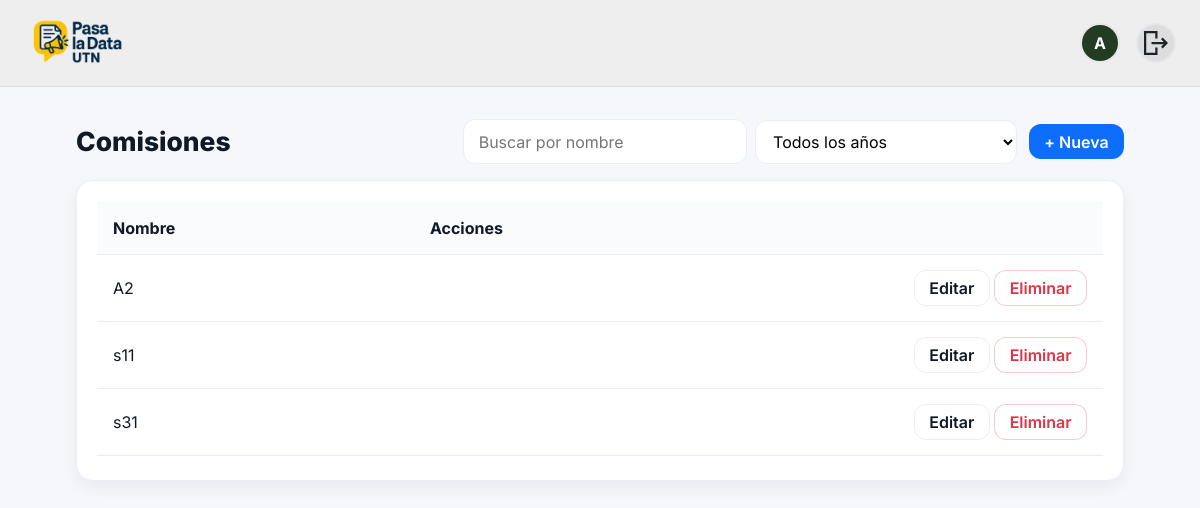
The app's page /academics/admin/comisiones/ (signed in) with its own data.
### people/models.py (models this page shows, shortened)
class User(AbstractUser):
    class Role(models.TextChoices):
        ALUMNO = "ALU", "Alumno"
        PROFESOR = "PRO", "Profesor"
        ADMIN = "ADM", "Administrador"
    rol = models.CharField(max_length=3, choices=Role.choices)
    legajo = models.CharField(max_length=20, unique=True, null=True, blank=True)  # solo alumnos
    username = models.CharField(max_length=150, blank=True, default='')
    imagen_perfil = models.ImageField(
        upload_to="profiles/", null=True, blank=True
    )

### academics/models.py (models this page shows, shortened)
class Comision(models.Model):
    nombre = models.CharField(max_length=120, unique=True)
    icono = models.CharField(max_length=4096, blank=True, null=True)
    imagen = models.ImageField(upload_to="materias/", blank=True, null=True)
    active = models.BooleanField(default=True)
    class Meta:
        ordering = ["nombre"]
        verbose_name = "Comisión"

### academics/views.py (the view)
# urls.py: path("admin/comisiones/", views.comision_list, name="comision_list"),
@login_required
def comision_list(request):
    q = (request.GET.get("q") or "").strip()
    year = (request.GET.get("year") or "").strip()
    qs = Comision.objects.filter(active=True).order_by("nombre")
    if q:
        qs = qs.filter(nombre__icontains=q)
    if year.isdigit():
        year_int = int(year)
        subq = MateriaComisionAnio.objects.filter(comision_id=OuterRef("pk"), anio=year_int)
        qs = qs.annotate(has_year=Exists(subq)).filter(has_year=True)
    years = (MateriaComisionAnio.objects.order_by("-anio")
                .values_list("anio", flat=True).distinct())
    return render(request, "academics/comision_list_admin.html", {
        "comisiones": qs,
        "q": q,
        "years": years,
        "selected_year": int(year) if year.isdigit() else None,
        "create_url": "academics:comision_create",
        "update_name": "academics:comision_update",
        "delete_name": "academics:comision_delete",
        "ICON_MAP": ICON_MAP,
    })

### academics/templates/academics/comision_list_admin.html (shortened to what this page needs)
{% extends "base.html" %}
{% load static %}
{% block extra_head %}
<link rel="stylesheet" href="{% static 'academics/css/academics.css' %}">
{% endblock %}
{% block content %}
<div class="ap-wrap">
  <div class="ap-toolbar">
    <h1 class="ap-title">Comisiones</h1>
    <div class="ap-actions">
      <form method="get" class="ap-search" style="display:flex; gap:.5rem; align-items:center;">
        <input type="text" name="q" value="{{ q }}" placeholder="Buscar por nombre">
        <select name="year" class="ap-select" onchange="this.form.submit()">
          <option value="">Todos los años</option>
        </select>
      </form>
      <a href="{% url create_url %}" class="ap-btn ap-btn-primary">+ Nueva</a>
    </div>
  </div>
  <div class="ap-card ap-table-wrap">
    <table class="ap-table">
      <thead>
        <tr>
          <th>Nombre</th>
          <th class="ap-right">Acciones</th>
        </tr>
      </thead>
      <tbody>
        {% for c in comisiones %}
          <tr>
            <td class="ap-name">{{ c.nombre }}</td>
            <td class="ap-right">
              <a href="{% url update_name c.id %}" class="ap-btn ap-btn-light">Editar</a>
              <a href="{% url delete_name c.id %}" class="ap-btn ap-btn-danger">Eliminar</a>
            </td>
          </tr>
        {% empty %}
          <tr><td colspan="2" class="ap-muted">No hay comisiones para los filtros aplicados.</td></tr>
        {% endfor %}
      </tbody>
    </table>
  </div>
</div>
{% endblock %}

### templates/partials/_navbar.html
{% load static %}
<header class="navbar">
  <div class="navbar__inner container-narrow">
    <a class="navbar__brand"
       href="{% if request.user.is_authenticated and request.user.rol == 'ADM' %}
                {% url 'academics:admin_panel' %}
              {% else %}
                {% url 'academics:home' %}
              {% endif %}">
      <img class="navbar__logo" src="{% static 'img/logo.png' %}" alt="Pasa la Data UTN">
    </a>
    <div class="navbar__right">
      {% if request.user.is_authenticated %}
        {% if request.user.rol != "ADM" %}
          <a class="nav-avatar" href="{% url 'people:perfil' %}" title="Mi perfil">
            {% if request.user.imagen_perfil %}
              <img src="{{ request.user.imagen_perfil.url }}" alt="Foto de perfil">
            {% else %}
              <span class="nav-avatar__fallback">
                {{ request.user.get_short_name|default:request.user.username|slice:":1"|upper }}
              </span>
            {% endif %}
          </a>
        {% endif %}
        <a class="nav-avatar" href="{% url 'people:logout' %}" title="Cerrar sesión">
          <img src="{% static 'img/logout.svg' %}" alt="Cerrar sesión" class="logout-icon">
        </a>
      {% else %}
        <a class="btn btn-light btn-sm" href="{% url 'people:register' %}">Registrate</a>
        <a class="btn btn-light btn-sm" href="{% url 'people:login' %}">Iniciar sesión</a>
      {% endif %}
    </div>
  </div>
</header>

### static/css/app.css (style rules this page uses)
html, body { margin: 0; padding: 0; }
header.navbar { background: #efeeee; position: sticky; top: 0; z-index: 50; border-bottom: 1px solid rgba(0,0,0,.08); width: 100%; margin: 0; border-radius: 0 !important; }
.container-narrow { max-width: none; width: 100%; padding: 0 24px; box-sizing: border-box; }
.navbar__inner { display: flex; align-items: center; height: 70px; }
.navbar__brand { display: flex; align-items: center; }
.navbar__logo { height: 105px; width: auto; display: block; object-fit: contain; }
.navbar__right { margin-left: auto; display: flex; align-items: center; gap: 16px; }
:root { --font-ui: "Inter", system-ui, -apple-system, "Segoe UI", Roboto, Helvetica, Arial, sans-serif; }
html { font-family: var(--font-ui) !important; line-height: 1.5; }
body, input, select, textarea, button { font-family: inherit !important; }
*, *::before, *::after { font-kerning: normal; }
header.navbar .nav-avatar { width: 40px; height: 40px; border-radius: 50%; overflow: hidden; display: inline-flex; align-items: center; justify-content: center; text-decoration: none; background: #ddd; color: #333; border: 2px solid #e5e7eb; flex-shrink: 0; }
header.navbar .nav-avatar > img { width: 100%; height: 100%; display: block; object-fit: cover; object-position: center; }
header.navbar .nav-avatar__fallback { width: 100%; height: 100%; display: inline-flex; align-items: center; justify-content: center; font-weight: 700; font-size: 16px; color: #fff; background: #223C24; }

### academics/static/academics/css/academics.css (style rules this page uses)
:root { --ap-bg: #f5f7fb; --ap-card: #fff; --ap-border: #e9eef5; --ap-muted: #6b7280; --ap-primary: #0d6efd; --ap-danger: #dc3545; --ap-success: #198754; --ap-shadow: 0 6px 16px rgba(17, 24, 39, .06); --ap-radius: 16px; --ap-radius-sm: 12px; --ap-pad: 1rem; --ap-gap: .75rem; --ap-font: system-ui, -apple-system, Segoe UI, Roboto, Inter, Ubuntu, "Helvetica Neue", Arial, sans-serif; }
html, body { height: 100%; }
body { background: var(--ap-bg); font-family: var(--ap-font); color:#111827; }
.ap-wrap { max-width: 1080px; margin: 0 auto; padding: 2rem 1rem 3rem; }
.ap-card { background: var(--ap-card); border:1px solid var(--ap-border); border-radius: var(--ap-radius); box-shadow: var(--ap-shadow); overflow: hidden; }
.ap-toolbar { display:flex; gap:1rem; align-items:center; justify-content:space-between; margin-bottom:1rem; flex-wrap:wrap; }
.ap-title { margin:0; font-weight:800; font-size: clamp(1.4rem, 2.2vw, 2rem); }
.ap-actions { display:flex; align-items:center; gap:.75rem; flex-wrap:wrap; }
.ap-search { position:relative; }
.ap-search input { width: clamp(220px, 32vw, 420px); border: 1px solid var(--ap-border); border-radius: var(--ap-radius-sm); background: #fff; padding: .6rem 2.1rem .6rem .9rem; outline: none; }
.ap-btn { display:inline-flex; align-items:center; gap:.45rem; border-radius: var(--ap-radius-sm); padding:.55rem .9rem; font-weight:600; text-decoration:none; border:1px solid transparent; transition:.18s ease; line-height:1; }
.ap-btn-primary { background: var(--ap-primary); color:#fff; cursor: pointer; }
.ap-btn-light { background:#fff; border-color: var(--ap-border); color:#111827; }
.ap-btn-danger { color: var(--ap-danger); border-color: rgba(220,53,69,.25); background:#fff; }
.ap-table-wrap { overflow:auto; border-radius: var(--ap-radius); }
.ap-table { width:100%; border-collapse:separate; border-spacing:0; }
.ap-table thead th { background:#fafbfd; color:#111827; font-weight:700; border-bottom:1px solid var(--ap-border); position:sticky; top:0; z-index:1; padding:.9rem 1rem; text-align:left; }
.ap-table tbody td { padding:.95rem 1rem; vertical-align:middle; border-bottom:1px solid var(--ap-border); }
.ap-table tbody tr { transition: background .15s ease; }
.ap-right { text-align:right; white-space:nowrap; }
.ap-input, .ap-select, .ap-textarea, .ap-file { width:100%; border:1px solid var(--ap-border); border-radius: var(--ap-radius-sm); padding:.6rem .8rem; background:#fff; outline:none; }
.ap-input, .ap-select { height: 44px; border: 1px solid var(--ap-border); border-radius: var(--ap-radius-sm); padding: .6rem .8rem; background: #fff; outline: none; }
*, *::before, *::after { box-sizing: border-box; }
.ap-card { padding: 1.25rem 1.25rem 1.5rem; }
.ap-input, .ap-select, .ap-textarea, .ap-file { width: 100%; border: 1px solid var(--ap-border); border-radius: var(--ap-radius-sm); background: #fff; outline: none; }
.ap-input, .ap-select { height: 44px; padding: .6rem .8rem; }

### records on screen
User: user.get_short_name "A"
Comision: nombre "A2"
Comision: nombre "s11"
Comision: nombre "s31"
